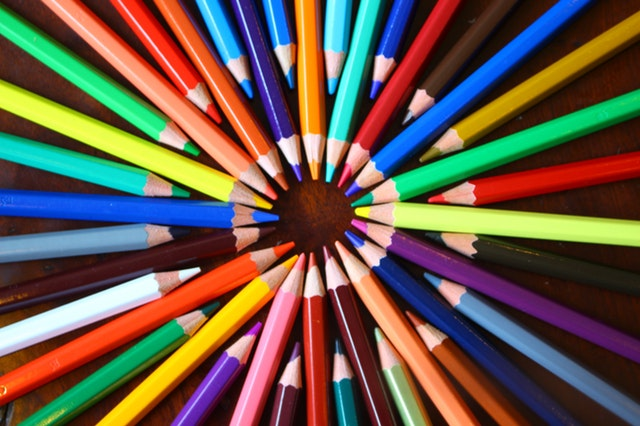
#> input picture crayons.jpeg, 640 x 426 px
$ jupyter execute 'Espacios de color.ipynb'
#> lines starting #> are read from the running program, lines starting #| are printed output that depends on the picture
# Espacios de color

En este notebook veremos brevemente cómo manipular espacios de color tanto en `OpenCV` como en `scikit-image`.

## OpenCV

Empecemos por cargar una imagen:

[cell 1]
import cv2
import matplotlib.pyplot as plt

img = cv2.imread('./crayons.jpeg', cv2.IMREAD_COLOR)
#> img is the input picture: shape (426, 640, 3); mean B, G, R 73.7, 88, 105.7
print(img.shape)
#| (426, 640, 3)

# Tenemos que convertir a espacio RGB, porque OpenCV carga las imágenes como BGR.
rgb_image = cv2.cvtColor(img, cv2.COLOR_BGR2RGB)
plt.imshow(rgb_image)

[cell 2]
# Mostremos cada uno de los canales de la imagen en RGB.
red_channel = rgb_image[:, :, 0]
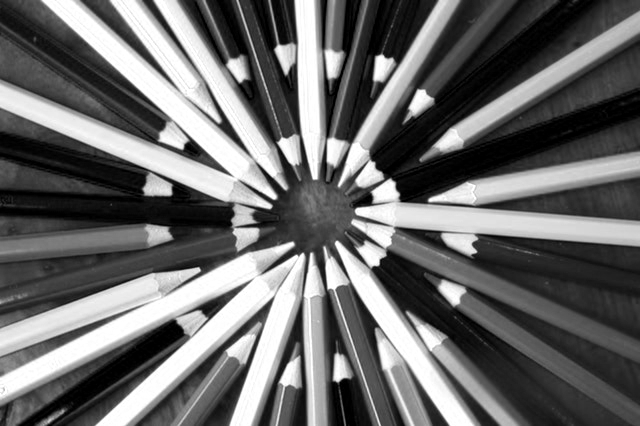
#> red_channel: shape (426, 640); min 0, max 255, mean 105.7
green_channel = rgb_image[:, :, 1]
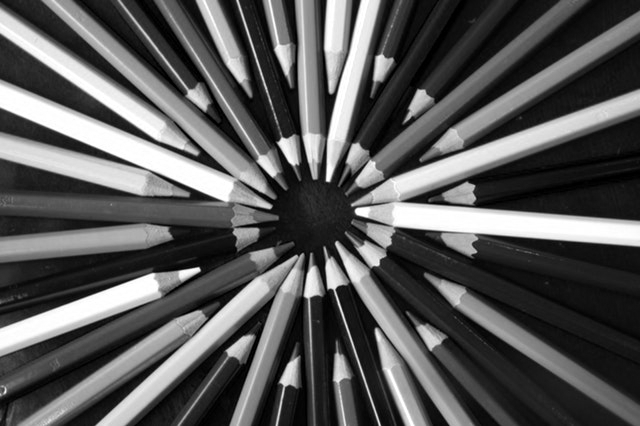
#> green_channel: shape (426, 640); min 0, max 255, mean 88
blue_channel = rgb_image[:, : , 2]
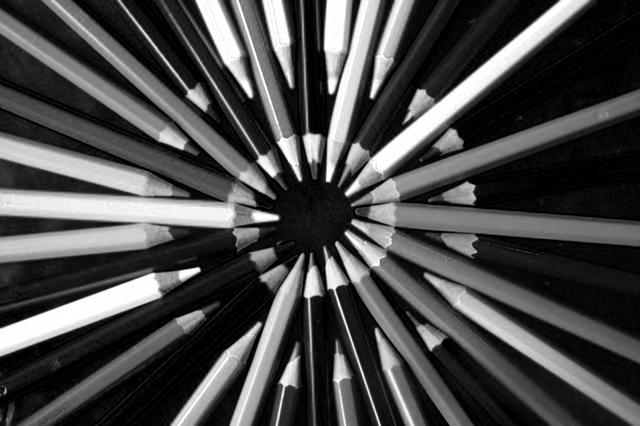
#> blue_channel: shape (426, 640); min 0, max 255, mean 73.7

f, (ax1, ax2, ax3) = plt.subplots(1, 3, figsize=(20, 10))
ax1.set_title("Rojo")
ax1.imshow(red_channel, cmap="gray")

ax2.set_title("Verde")
ax2.imshow(green_channel, cmap="gray")

ax3.set_title("Azul")
ax3.imshow(blue_channel, cmap="gray")
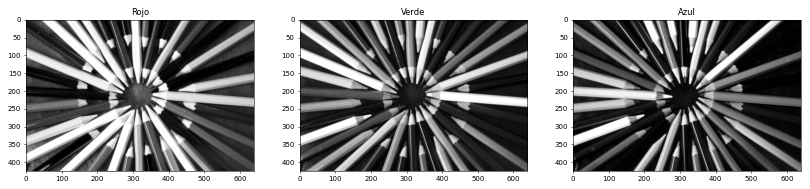
#> figure drawn by matplotlib, 3 panels

[cell 3]
# Pasemos a espacio HSV

hsv_image = cv2.cvtColor(rgb_image, cv2.COLOR_RGB2HSV)
#> hsv_image: shape (426, 640, 3); mean H, S, V 54.7, 182.9, 141

print(hsv_image.shape)
#| (426, 640, 3)

plt.imshow(hsv_image)

Dado que la imagen se encuentra en espacio HSV, los colores se ven distorsionados. ¿Por qué? Pues, la función imshow asume que las imágenes vienen en formato RGB, por lo que al ser interpretadas en este espacio, obtenemos el resultado mostrado anteriormente.

Veamos cómo se ve cada canal.

[cell 4]
hue_channel = hsv_image[:, :, 0]
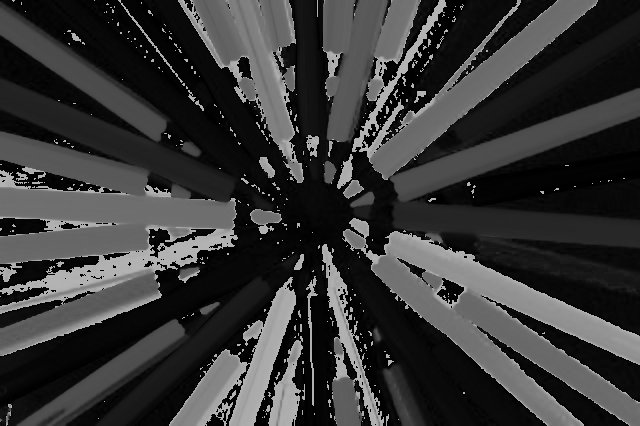
#> hue_channel: shape (426, 640); min 0, max 179, mean 54.7
saturation_channel = hsv_image[:, :, 1]
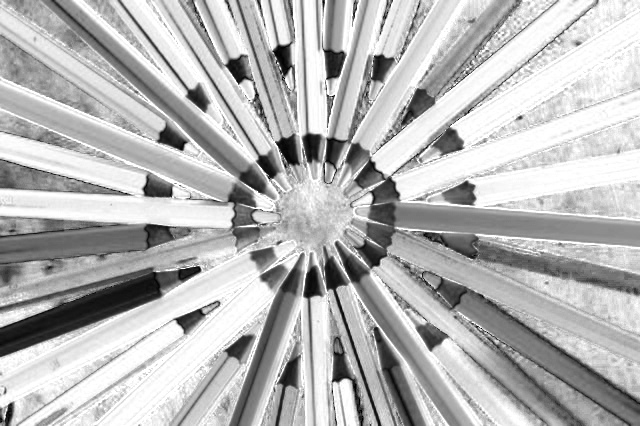
#> saturation_channel: shape (426, 640); min 0, max 255, mean 182.9
value_channel = hsv_image[:, :, 2]
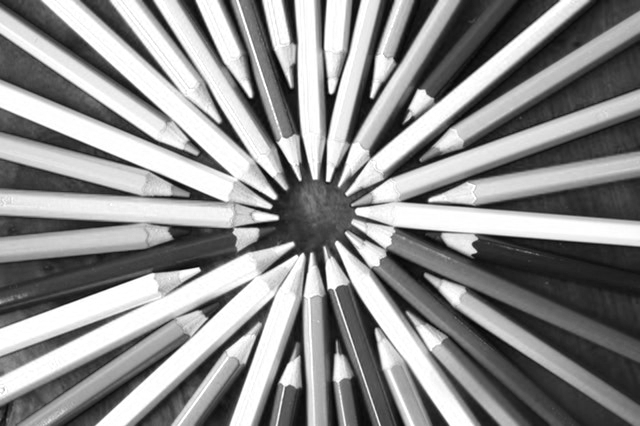
#> value_channel: shape (426, 640); min 3, max 255, mean 141

f, (ax1, ax2, ax3) = plt.subplots(1, 3, figsize=(20, 10))
ax1.set_title("Matiz")
ax1.imshow(hue_channel, cmap="gray")

ax2.set_title("Saturación")
ax2.imshow(saturation_channel, cmap="gray")

ax3.set_title("Brillo")
ax3.imshow(value_channel, cmap="gray")

## scikit-image

Procedamos a repetir el proceso usando `skimage`.

[cell 5]
from skimage import io, color

img = io.imread('./crayons.jpeg')

plt.imshow(img)

[cell 6]
# Mostremos cada uno de los canales de la imagen en RGB.
red_channel = rgb_image[:, :, 0]
green_channel = rgb_image[:, :, 1]
blue_channel = rgb_image[:, : , 2]

f, (ax1, ax2, ax3) = plt.subplots(1, 3, figsize=(20, 10))
ax1.set_title("Rojo")
ax1.imshow(red_channel, cmap="gray")

ax2.set_title("Verde")
ax2.imshow(green_channel, cmap="gray")

ax3.set_title("Azul")
ax3.imshow(blue_channel, cmap="gray")

[cell 7]
# Pasemos a espacio HSV

hsv_image = color.rgb2hsv(rgb_image)
#> hsv_image: shape (426, 640, 3) float64; mean of channels 0, 1, 2 0.308, 0.717, 0.553

plt.imshow(hsv_image)

[cell 8]
hue_channel = hsv_image[:, :, 0]
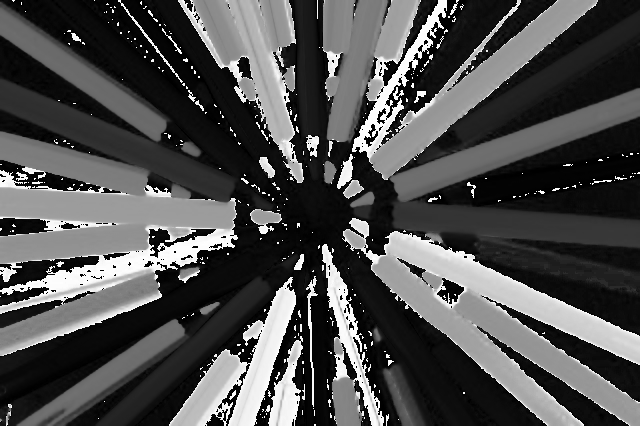
#> hue_channel: shape (426, 640) float64; min 0, max 0.999, mean 0.308
saturation_channel = hsv_image[:, :, 1]
value_channel = hsv_image[:, :, 2]

f, (ax1, ax2, ax3) = plt.subplots(1, 3, figsize=(20, 10))
ax1.set_title("Matiz")
ax1.imshow(hue_channel, cmap="gray")

ax2.set_title("Saturación")
ax2.imshow(saturation_channel, cmap="gray")

ax3.set_title("Brillo")
ax3.imshow(value_channel, cmap="gray")
